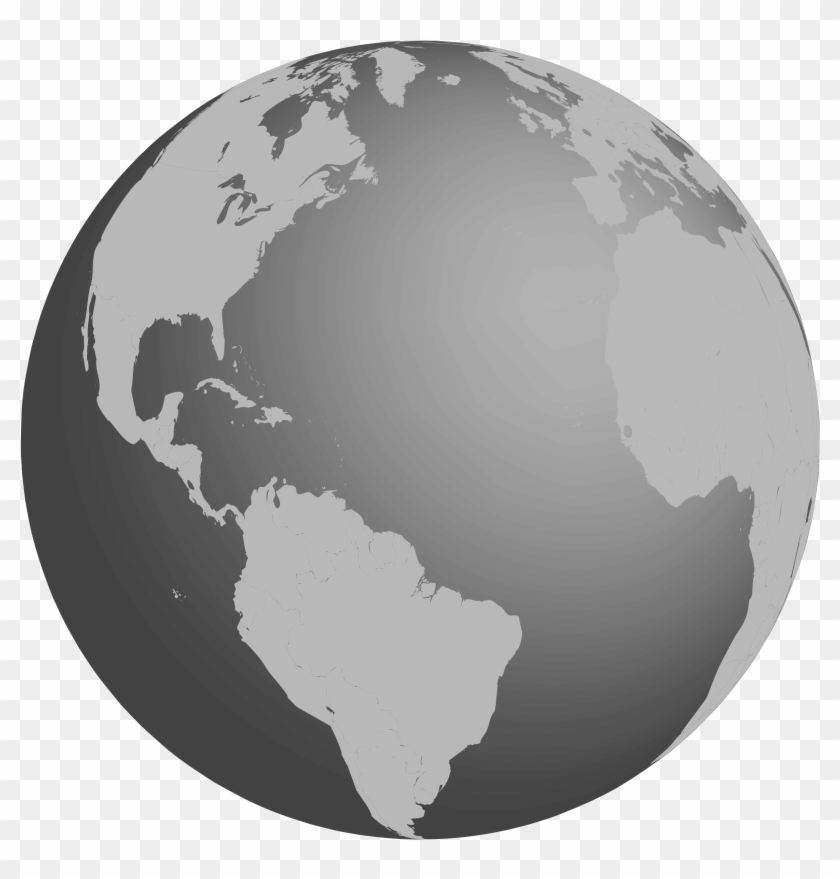
#> input picture figs/globe/globe.jpg, 840 x 879 px, found by its file name
$ python globe.py
#> lines starting #> are read from the running program, lines starting #| are printed output that depends on the picture
from PIL import Image

img = Image.open("/Users/unnathi/Documents/ee1030-2025/ai25btech11012/SoftwareAssignment/figs/globe.jpg").convert("L")
img = img.resize((256,256))
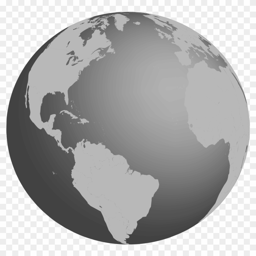
#> img: PIL image 256x256 L; min 59, max 255, mean 173.8
img.save("/Users/unnathi/Documents/ee1030-2025/ai25btech11012/SoftwareAssignment/figs/globe.pgm")
